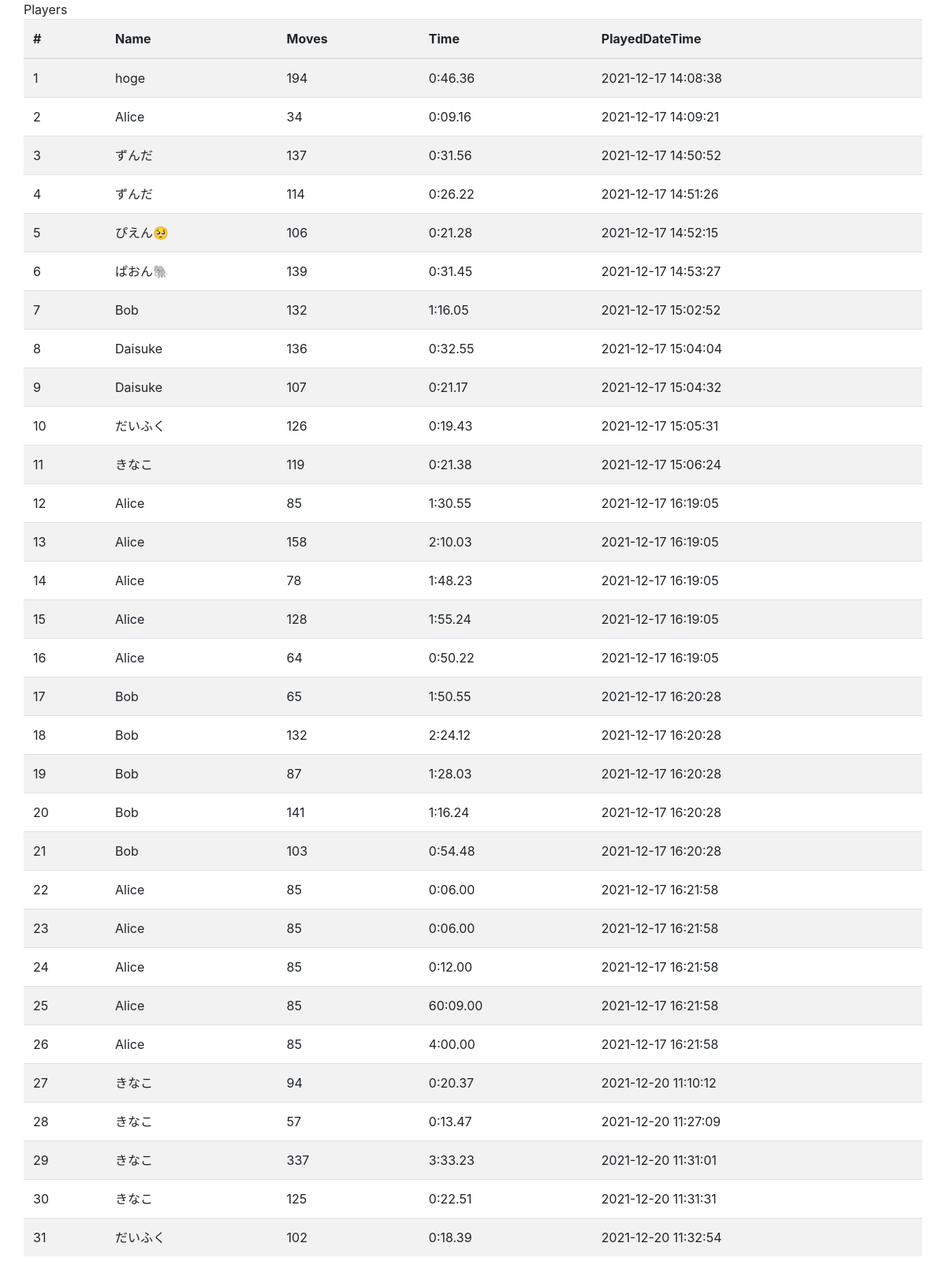
The app's page /results with its own data.
### pazzle15/models.py (models this page shows, shortened)
class Result(db.Model):
    __tablename__ = "result"
    id = db.Column(db.Integer, primary_key=True, autoincrement=True)
    player_id = db.Column(db.Integer,
            db.ForeignKey('player.player_id'), nullable=False)
    pazzletime = db.Column(db.Integer, nullable=False)
    movecount = db.Column(db.Integer, nullable=False)
    playdatetime = db.Column(db.DateTime(timezone=True), default=db.func.now())
    resigned = db.Column(db.Integer, server_default="0")
    player = db.relationship('Player')
    def get_pzt_str(self):
        pzt = int(self.pazzletime)
        return f'{pzt//6000}:{(pzt//100)%60:02}.{pzt%60:02}'
    def get_playdatetime_jst(self):
        datetime_utc = datetime.datetime.strptime(str(self.playdatetime) + "+0000", "%Y-%m-%d %H:%M:%S%z")
        datetime_jst = datetime_utc.astimezone(datetime.timezone(datetime.timedelta(hours=+9)))
        timestamp_jst = datetime.datetime.strftime(datetime_jst, '%Y-%m-%d %H:%M:%S')
        return timestamp_jst

class Player(db.Model):
    __tablename__ = "player"
    player_id = db.Column(db.Integer, primary_key=True, autoincrement=True)
    name = db.Column(db.String, nullable=False)
    created_dt = db.Column(db.DateTime(timezone=True), default=db.func.now())
    current = db.Column(db.Integer, server_default="0")

### pazzle15/views.py (the view)
@app.route('/results')
def results():
    s = ""
    results = Result.query.all()
    return render_template('index3.html', results=results)

### pazzle15/templates/index3.html (shortened to what this page needs)
<!DOCTYPE html>
<html lang="ja">
<head>
    <link rel="stylesheet" href="https://stackpath.bootstrapcdn.com/bootstrap/4.3.1/css/bootstrap.min.css">
</head>
<body>
    <div class="container">
        <div class="row">
            <hl>Players</hl>
            <table class="table table-striped table-hover">
                <thread>
                    <tr>
                        <th scope="col">#</th>
                        <th scope="col">Name</th>
                        <th scope="col">Moves</th>
                        <th scope="col">Time</th>
                        <th scope="col">PlayedDateTime</th>
                    </tr>
                </thread>
                <tbody>
                    {% for r in results %}
                        <tr>
                            <td>{{r.id}}</td>
                            <td>{{r.player.name}}</td>
                            <td>{{r.movecount}}</td>
                            <td>{{r.get_pzt_str()}}</td>
                            <td>{{r.get_playdatetime_jst()}}</td>
                        </tr>
                    {% endfor %}
                </tbody>
            </table>
        </div>
    </div>
</body>
</html>

### records on screen
Result: id "1", player.name "hoge", movecount "194", get_pzt_str "0:46.36", get_playdatetime_jst "2021-12-17 14:08:38"
Result: id "2", player.name "Alice", movecount "34", get_pzt_str "0:09.16", get_playdatetime_jst "2021-12-17 14:09:21"
Result: id "3", player.name "ずんだ", movecount "137", get_pzt_str "0:31.56", get_playdatetime_jst "2021-12-17 14:50:52"
Result: id "4", player.name "ずんだ", movecount "114", get_pzt_str "0:26.22", get_playdatetime_jst "2021-12-17 14:51:26"
Result: id "5", player.name "ぴえん🥺", movecount "106", get_pzt_str "0:21.28", get_playdatetime_jst "2021-12-17 14:52:15"
Result: id "6", player.name "ぱおん🐘", movecount "139", get_pzt_str "0:31.45", get_playdatetime_jst "2021-12-17 14:53:27"
Result: id "7", player.name "Bob", movecount "132", get_pzt_str "1:16.05", get_playdatetime_jst "2021-12-17 15:02:52"
Result: id "8", player.name "Daisuke", movecount "136", get_pzt_str "0:32.55", get_playdatetime_jst "2021-12-17 15:04:04"
Result: id "9", player.name "Daisuke", movecount "107", get_pzt_str "0:21.17", get_playdatetime_jst "2021-12-17 15:04:32"
Result: id "10", player.name "だいふく", movecount "126", get_pzt_str "0:19.43", get_playdatetime_jst "2021-12-17 15:05:31"
Result: id "11", player.name "きなこ", movecount "119", get_pzt_str "0:21.38", get_playdatetime_jst "2021-12-17 15:06:24"
Result: id "12", player.name "Alice", movecount "85", get_pzt_str "1:30.55", get_playdatetime_jst "2021-12-17 16:19:05"
Result: id "13", player.name "Alice", movecount "158", get_pzt_str "2:10.03", get_playdatetime_jst "2021-12-17 16:19:05"
Result: id "14", player.name "Alice", movecount "78", get_pzt_str "1:48.23", get_playdatetime_jst "2021-12-17 16:19:05"
Result: id "15", player.name "Alice", movecount "128", get_pzt_str "1:55.24", get_playdatetime_jst "2021-12-17 16:19:05"
Result: id "16", player.name "Alice", movecount "64", get_pzt_str "0:50.22", get_playdatetime_jst "2021-12-17 16:19:05"
Result: id "17", player.name "Bob", movecount "65", get_pzt_str "1:50.55", get_playdatetime_jst "2021-12-17 16:20:28"
Result: id "18", player.name "Bob", movecount "132", get_pzt_str "2:24.12", get_playdatetime_jst "2021-12-17 16:20:28"
Result: id "19", player.name "Bob", movecount "87", get_pzt_str "1:28.03", get_playdatetime_jst "2021-12-17 16:20:28"
Result: id "20", player.name "Bob", movecount "141", get_pzt_str "1:16.24", get_playdatetime_jst "2021-12-17 16:20:28"
Result: id "21", player.name "Bob", movecount "103", get_pzt_str "0:54.48", get_playdatetime_jst "2021-12-17 16:20:28"
Result: id "22", player.name "Alice", movecount "85", get_pzt_str "0:06.00", get_playdatetime_jst "2021-12-17 16:21:58"
Result: id "23", player.name "Alice", movecount "85", get_pzt_str "0:06.00", get_playdatetime_jst "2021-12-17 16:21:58"
Result: id "24", player.name "Alice", movecount "85", get_pzt_str "0:12.00", get_playdatetime_jst "2021-12-17 16:21:58"
Result: id "25", player.name "Alice", movecount "85", get_pzt_str "60:09.00", get_playdatetime_jst "2021-12-17 16:21:58"
Result: id "26", player.name "Alice", movecount "85", get_pzt_str "4:00.00", get_playdatetime_jst "2021-12-17 16:21:58"
Result: id "27", player.name "きなこ", movecount "94", get_pzt_str "0:20.37", get_playdatetime_jst "2021-12-20 11:10:12"
Result: id "28", player.name "きなこ", movecount "57", get_pzt_str "0:13.47", get_playdatetime_jst "2021-12-20 11:27:09"
Result: id "29", player.name "きなこ", movecount "337", get_pzt_str "3:33.23", get_playdatetime_jst "2021-12-20 11:31:01"
Result: id "30", player.name "きなこ", movecount "125", get_pzt_str "0:22.51", get_playdatetime_jst "2021-12-20 11:31:31"
Result: id "31", player.name "だいふく", movecount "102", get_pzt_str "0:18.39", get_playdatetime_jst "2021-12-20 11:32:54"
